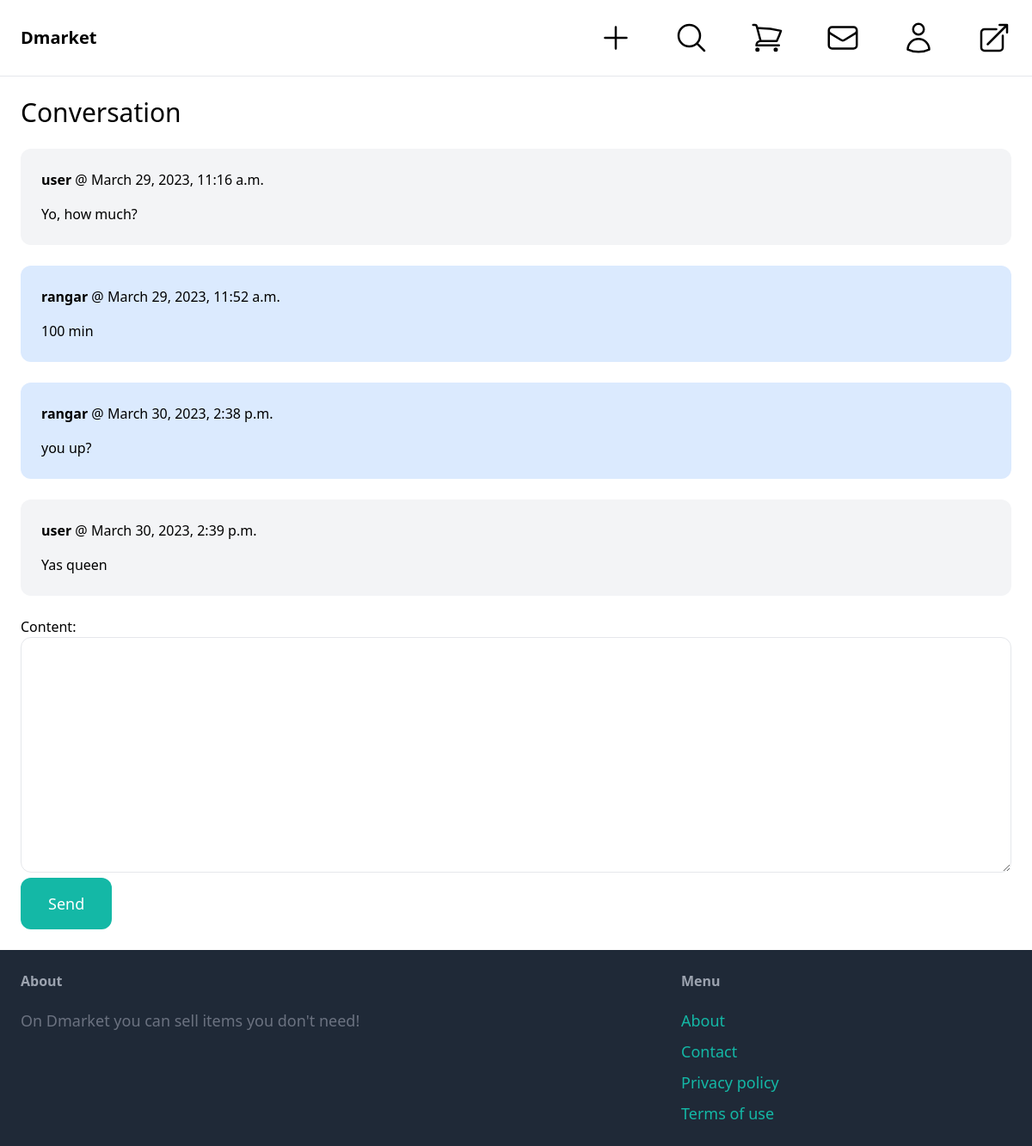
The page /inbox/1/ (signed in) on the database its author committed.
### conversation/models.py (models this page shows)
class ConversationMessage(models.Model):
    conversation = models.ForeignKey(Conversation, related_name='messages', on_delete=models.CASCADE)
    content = models.TextField()
    created_at = models.DateTimeField(auto_now_add=True)
    created_by = models.ForeignKey(User, related_name='created_messages', on_delete=models.CASCADE)

### conversation/views.py (the view)
# urls.py: path('<int:pk>/', views.detail, name='detail'),
@login_required
def detail(request, pk):
    conversation = Conversation.objects.filter(members__in=[request.user.id]).get(pk=pk)
    if request.method == 'POST':
        form = ConversationMessageForm(request.POST)
        if form.is_valid():
            conversation_message = form.save(commit=False)
            conversation_message.conversation = conversation
            conversation_message.created_by = request.user
            conversation_message.save()
            conversation.save()
            return redirect('conversation:detail', pk=pk)
    else:
        form = ConversationMessageForm()
    return render(request, 'conversation/detail.html', {
        'conversation': conversation,
        'form': form
    })

### conversation/forms.py
class ConversationMessageForm(forms.ModelForm):
    class Meta:
        model = ConversationMessage
        fields = ('content',)
        widgets = {
            'content': forms.Textarea(attrs={
                'class': 'w-full py-4 px-6 rounded-xl border'
            })
        }

### conversation/templates/conversation/detail.html (shortened to what this page needs)
{% extends 'core/base.html' %}
{% block content %}
    <h1 class="mb-6 text-3xl">Conversation</h1>
    <div class="space-y-6">
        {% for message in conversation.messages.all %}
            <div class="p-6 flex {% if message.created_by == request.user %}bg-blue-100 {% else %}bg-gray-100{% endif %} rounded-xl">
                <div>
                    <p class="mb-4"><strong>{{ message.created_by.username }}</strong> @ {{ message.created_at }}</p>
                    <p>{{ message.content }}</p>
                </div>
            </div>
        {% endfor %}
    </div>
    <form method="POST" action="." class="mt-6">
        {{ form.as_p }}
        <button class="py-4 px-8 text-lg bg-teal-500 hover:bg-teal-700 rounded-xl text-white">Send</button>
    </form>
{% endblock %}

### rows shown on the page
ConversationMessage: created_by.username "user", created_at "March 29, 2023, 11:16 a.m.", content "Yo, how much?"
ConversationMessage: created_by.username "rangar", created_at "March 29, 2023, 11:52 a.m.", content "100 min"
ConversationMessage: created_by.username "rangar", created_at "March 30, 2023, 2:38 p.m.", content "you up?"
ConversationMessage: created_by.username "user", created_at "March 30, 2023, 2:39 p.m.", content "Yas queen"
